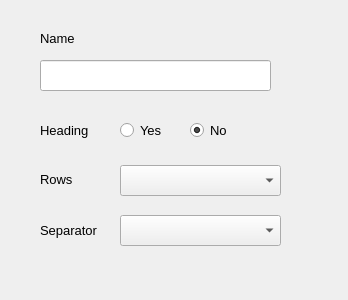
<?xml version="1.0" encoding="UTF-8"?>
<ui version="4.0">
 <class>Form</class>
 <widget class="QWidget" name="Form">
  <property name="geometry">
   <rect>
    <x>0</x>
    <y>0</y>
    <width>348</width>
    <height>300</height>
   </rect>
  </property>
  <property name="windowTitle">
   <string>Form</string>
  </property>
  <widget class="QComboBox" name="combo_sep">
   <property name="geometry">
    <rect>
     <x>120</x>
     <y>215</y>
     <width>161</width>
     <height>31</height>
    </rect>
   </property>
   <property name="font">
    <font>
     <pointsize>10</pointsize>
    </font>
   </property>
  </widget>
  <widget class="QLineEdit" name="name_field">
   <property name="geometry">
    <rect>
     <x>40</x>
     <y>60</y>
     <width>231</width>
     <height>31</height>
    </rect>
   </property>
   <property name="font">
    <font>
     <pointsize>10</pointsize>
    </font>
   </property>
  </widget>
  <widget class="QLabel" name="label_5">
   <property name="geometry">
    <rect>
     <x>40</x>
     <y>220</y>
     <width>71</width>
     <height>21</height>
    </rect>
   </property>
   <property name="font">
    <font>
     <pointsize>10</pointsize>
    </font>
   </property>
   <property name="text">
    <string>Separator</string>
   </property>
  </widget>
  <widget class="QLabel" name="label_4">
   <property name="geometry">
    <rect>
     <x>40</x>
     <y>120</y>
     <width>71</width>
     <height>20</height>
    </rect>
   </property>
   <property name="font">
    <font>
     <pointsize>10</pointsize>
    </font>
   </property>
   <property name="text">
    <string>Heading</string>
   </property>
  </widget>
  <widget class="QRadioButton" name="radio_no">
   <property name="geometry">
    <rect>
     <x>190</x>
     <y>120</y>
     <width>95</width>
     <height>20</height>
    </rect>
   </property>
   <property name="font">
    <font>
     <pointsize>10</pointsize>
    </font>
   </property>
   <property name="text">
    <string>No</string>
   </property>
   <property name="checked">
    <bool>true</bool>
   </property>
  </widget>
  <widget class="QLabel" name="label">
   <property name="geometry">
    <rect>
     <x>40</x>
     <y>30</y>
     <width>53</width>
     <height>16</height>
    </rect>
   </property>
   <property name="font">
    <font>
     <pointsize>10</pointsize>
    </font>
   </property>
   <property name="text">
    <string>Name</string>
   </property>
  </widget>
  <widget class="QLabel" name="label_6">
   <property name="geometry">
    <rect>
     <x>40</x>
     <y>164</y>
     <width>61</width>
     <height>31</height>
    </rect>
   </property>
   <property name="font">
    <font>
     <pointsize>10</pointsize>
    </font>
   </property>
   <property name="text">
    <string>Rows</string>
   </property>
  </widget>
  <widget class="QComboBox" name="combo_rows">
   <property name="geometry">
    <rect>
     <x>120</x>
     <y>165</y>
     <width>161</width>
     <height>31</height>
    </rect>
   </property>
   <property name="font">
    <font>
     <pointsize>10</pointsize>
    </font>
   </property>
  </widget>
  <widget class="QRadioButton" name="radio_yes">
   <property name="geometry">
    <rect>
     <x>120</x>
     <y>120</y>
     <width>51</width>
     <height>20</height>
    </rect>
   </property>
   <property name="font">
    <font>
     <pointsize>10</pointsize>
    </font>
   </property>
   <property name="text">
    <string>Yes</string>
   </property>
   <property name="checked">
    <bool>false</bool>
   </property>
  </widget>
 </widget>
 <resources/>
 <connections/>
</ui>
